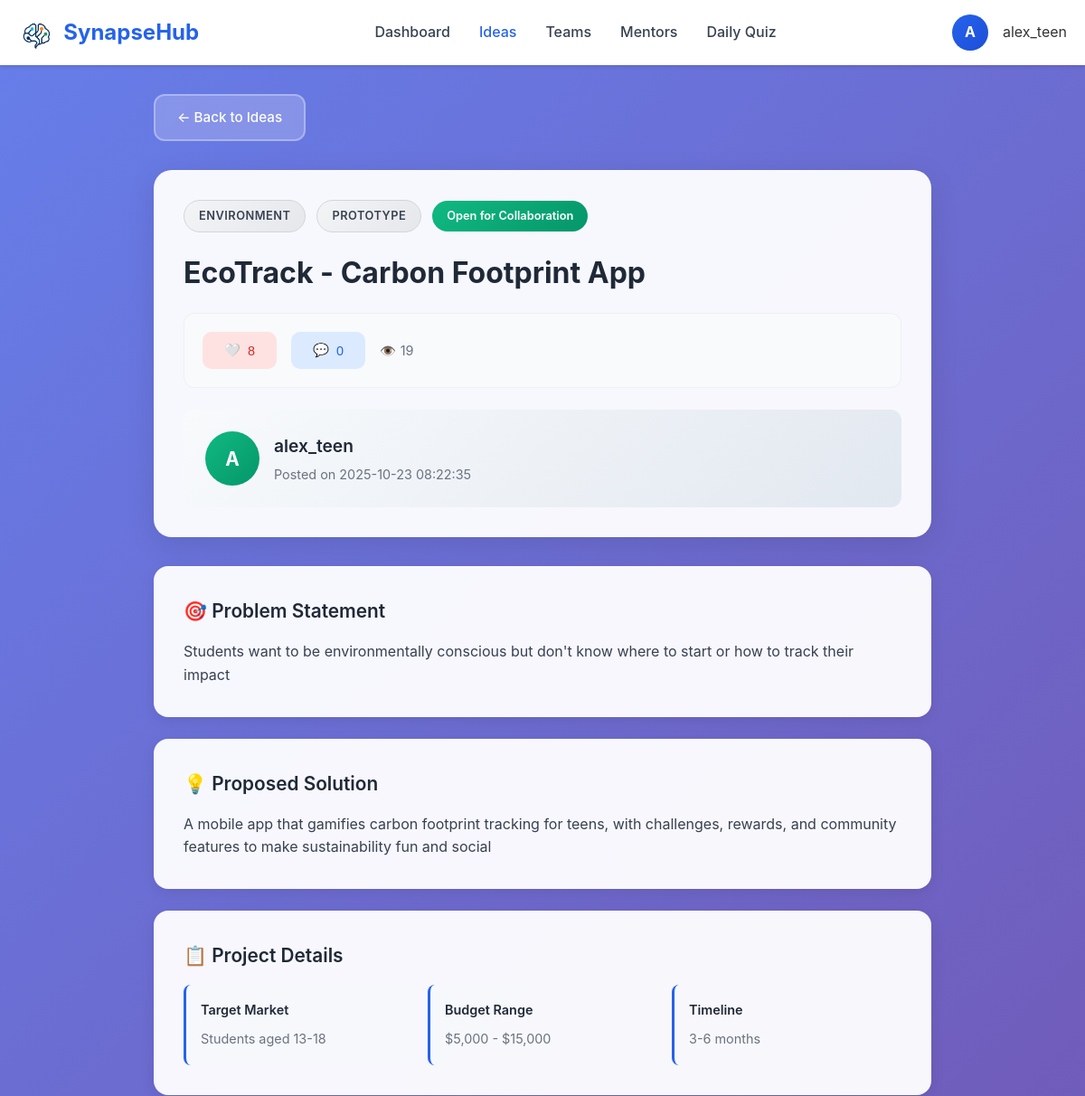
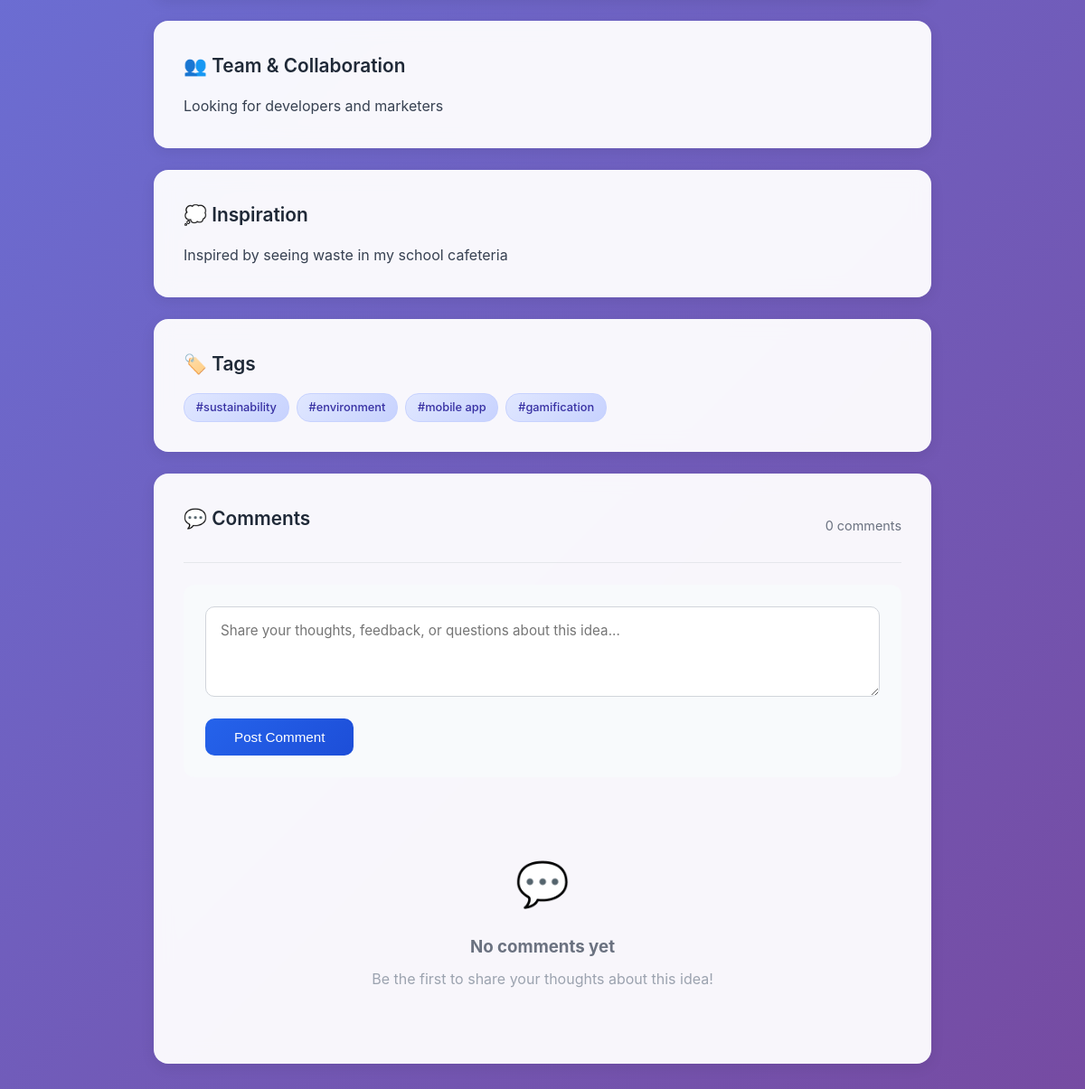
Page /idea/1 (signed in) on the committed database (2 pictures, top to bottom).
### tables this page shows
CREATE TABLE ideas (
        id INTEGER PRIMARY KEY AUTOINCREMENT,
        user_id INTEGER,
        title TEXT NOT NULL,
        problem_statement TEXT NOT NULL,
        solution_description TEXT NOT NULL,
        category TEXT,
        status TEXT DEFAULT 'active',
        created_date TIMESTAMP DEFAULT CURRENT_TIMESTAMP,
        updated_date TIMESTAMP DEFAULT CURRENT_TIMESTAMP,
        view_count INTEGER DEFAULT 0,
        like_count INTEGER DEFAULT 0,
        development_stage TEXT DEFAULT "Idea",
        target_market TEXT DEFAULT "",
        budget_range TEXT DEFAULT "",
        timeline TEXT DEFAULT "",
        tags TEXT DEFAULT "",
        team_needs TEXT DEFAULT "",
        inspiration TEXT DEFAULT "",
        open_collaboration INTEGER DEFAULT 0,
        comment_count INTEGER DEFAULT 0,
        FOREIGN KEY (user_id) REFERENCES users (id)
    );

### routes/main.py (the view)
@main_bp.route('/idea/<int:idea_id>')
@login_required
def idea_detail(idea_id):
    try:
        idea_data = execute_single('''
            SELECT
                i.id,
                COALESCE(i.title, '') as title,
                COALESCE(i.problem_statement, '') as problem_statement,
                COALESCE(i.solution_description, '') as solution_description,
                COALESCE(i.category, 'General') as category,
                COALESCE(i.created_date, '') as created_date,
                COALESCE(i.view_count, 0) as view_count,
                COALESCE(i.like_count, 0) as like_count,
                COALESCE(u.username, 'Unknown') as username,
                COALESCE(i.development_stage, 'Idea') as development_stage,
                COALESCE(i.target_market, '') as target_market,
                COALESCE(i.budget_range, '') as budget_range,
                COALESCE(i.timeline, '') as timeline,
                COALESCE(i.tags, '') as tags,
                COALESCE(i.comment_count, 0) as comment_count,
                COALESCE(i.team_needs, '') as team_needs,
                COALESCE(i.inspiration, '') as inspiration,
                COALESCE(i.open_collaboration, 0) as open_collaboration
            FROM ideas i
            LEFT JOIN users u ON i.user_id = u.id
            WHERE i.id = ? AND COALESCE(i.status, 'active') = 'active'
        ''', (idea_id,))
        if not idea_data:
            abort(404)
        idea = {
            'id': idea_data[0],
            'title': idea_data[1],
            'problem_statement': idea_data[2],
            'solution_description': idea_data[3],
            'category': idea_data[4],
            'created_date': idea_data[5],
            'view_count': idea_data[6],
            'like_count': idea_data[7],
            'username': idea_data[8],
            'development_stage': idea_data[9],
            'target_market': idea_data[10],
            'budget_range': idea_data[11],
            'timeline': idea_data[12],
            'tags': idea_data[13],
            'comment_count': idea_data[14],
            'team_needs': idea_data[15],
            'inspiration': idea_data[16],
            'open_collaboration': idea_data[17]
        }
        comments_data = execute_query('''
            SELECT
                c.comment_text,
                c.created_date,
                u.username
            FROM comments c
            JOIN users u ON c.user_id = u.id
            WHERE c.idea_id = ?
            ORDER BY c.created_date DESC
        ''', (idea_id,))
        comments = []
        for comment_row in comments_data:
            comments.append({
                'comment_text': comment_row[0],
                'created_date': comment_row[1],
                'username': comment_row[2]
            })
        return render_template('idea_detail.html', idea=idea, comments=comments)
    except Exception as e:
        print(f"Error loading idea detail: {e}")
        import traceback
        traceback.print_exc()
        flash('Error loading idea details. Please try again.', 'error')
        return redirect(url_for('main.ideas'))

### database.py (called while the page is built)
def get_db_connection():
    from config import Config
    conn = sqlite3.connect(Config.DATABASE_NAME)
    conn.row_factory = sqlite3.Row
    return conn

def execute_query(query, params=None):
    conn = get_db_connection()
    try:
        if params:
            result = conn.execute(query, params)
        else:
            result = conn.execute(query)
        data = result.fetchall()
        conn.commit()
        return data
    except Exception as e:
        conn.rollback()
        raise e
    finally:
        conn.close()

def execute_single(query, params=None):
    conn = get_db_connection()
    try:
        if params:
            result = conn.execute(query, params)
        else:
            result = conn.execute(query)
        data = result.fetchone()
        conn.commit()
        return data
    except Exception as e:
        conn.rollback()
        raise e
    finally:
        conn.close()

### routes/auth.py (called while the page is built)
def login_required(f):
    from functools import wraps
    @wraps(f)
    def decorated_function(*args, **kwargs):
        if 'user_id' not in session:
            flash('Please log in to access this page')
            return redirect(url_for('auth.landing'))
        return f(*args, **kwargs)
    return decorated_function

### templates/idea_detail.html (shortened to what this page needs)
<!DOCTYPE html>
<html lang="en">
<head>
    <link rel="stylesheet" href="/static/css/ideas.css">
    <link rel="stylesheet" href="/static/css/idea_detail.css">
</head>
<body>
    <nav class="navbar">
        <div class="nav-container">
            <a href="/dashboard" class="logo" style="display: flex; align-items: center; text-decoration: none;">
                <img src="/static/images/synapsehub_logo.png" alt="SynapseHub Logo" style="height: 40px; margin-right: 10px;">
                 SynapseHub
            </a>
            <ul class="nav-menu">
                <li><a href="/dashboard">Dashboard</a></li>
                <li><a href="/ideas" class="active">Ideas</a></li>
                <li><a href="/teams">Teams</a></li>
                <li><a href="/mentors">Mentors</a></li>
                <li><a href="/quiz">Daily Quiz</a></li>
            </ul>
            <div class="dropdown user-profile">
                <div class="profile-avatar">{{ session.username[0].upper() if session.username else 'U' }}</div>
                <span>{{ session.username if session.username else 'User' }}</span>
            </div>
        </div>
    </nav>
    <div class="detail-container">
        <a href="/ideas" class="back-btn">← Back to Ideas</a>
        <div class="detail-header">
            <div class="detail-badges">
                <div class="idea-category">{{ idea.category if idea.category else 'General' }}</div>
                <div class="idea-stage">{{ idea.development_stage if idea.development_stage else 'Idea' }}</div>
                {% if idea.open_collaboration == 1 %}
                <div style="background: linear-gradient(135deg, #10b981, #059669); color: white; padding: 0.4rem 1rem; border-radius: 20px; font-size: 0.8rem; font-weight: 600;">
                    Open for Collaboration
                </div>
                {% endif %}
            </div>
            <h1 class="detail-title">{{ idea.title }}</h1>
            <div class="detail-engagement">
                <button class="engagement-btn like-btn" id="like-btn" onclick="toggleLike()">
                    <span id="heart-icon">🤍</span>
                    <span id="like-count">{{ idea.like_count if idea.like_count else 0 }}</span>
                </button>
                <button class="engagement-btn comment-btn" onclick="scrollToComments()">
                    💬 <span id="comment-count">{{ comments|length }}</span>
                </button>
                <div class="stat-display">
                    👁️ <span id="view-count">{{ idea.view_count if idea.view_count else 0 }}</span>
                </div>
            </div>
            <div class="author-section">
                <div class="author-avatar-large">{{ idea.username[0].upper() if idea.username else 'U' }}</div>
                <div class="author-details">
                    <h3>{{ idea.username if idea.username else 'Unknown' }}</h3>
                    <p>Posted on {{ idea.created_date if idea.created_date else 'Unknown date' }}</p>
                </div>
            </div>
        </div>
        <div class="detail-section">
            <h2 class="section-title">🎯 Problem Statement</h2>
            <div class="section-content">{{ idea.problem_statement if idea.problem_statement else 'No problem statement provided.' }}</div>
        </div>
        <div class="detail-section">
            <h2 class="section-title">💡 Proposed Solution</h2>
            <div class="section-content">{{ idea.solution_description if idea.solution_description else 'No solution description provided.' }}</div>
        </div>
        {% if idea.target_market or idea.budget_range or idea.timeline %}
        <div class="detail-section">
            <h2 class="section-title">📋 Project Details</h2>
            <div class="detail-grid">
                {% if idea.target_market %}
                <div class="detail-item">
                    <strong>Target Market</strong>
                    <span>{{ idea.target_market }}</span>
                </div>
                {% endif %}
                {% if idea.budget_range %}
                <div class="detail-item">
                    <strong>Budget Range</strong>
                    <span>{{ idea.budget_range }}</span>
                </div>
                {% endif %}
                {% if idea.timeline %}
                <div class="detail-item">
                    <strong>Timeline</strong>
                    <span>{{ idea.timeline }}</span>
                </div>
                {% endif %}
            </div>
        </div>
        {% endif %}
        {% if idea.team_needs %}
        <div class="detail-section">
            <h2 class="section-title">👥 Team & Collaboration</h2>
            <div class="section-content">{{ idea.team_needs }}</div>
        </div>
        {% endif %}
        {% if idea.inspiration %}
        <div class="detail-section">
            <h2 class="section-title">💭 Inspiration</h2>
            <div class="section-content">{{ idea.inspiration }}</div>
        </div>
        {% endif %}
        {% if idea.tags %}
        <div class="detail-section">
            <h2 class="section-title">🏷️ Tags</h2>
            <div class="tags-container">
                {% for tag in idea.tags.split(',') %}
                <span class="idea-tag">#{{ tag.strip() }}</span>
                {% endfor %}
            </div>
        </div>
        {% endif %}
        <div class="comments-section" id="comments-section">
            <div class="comments-header">
                <h2 class="section-title">💬 Comments</h2>
                <span style="color: #6b7280; font-size: 0.9rem;">{{ comments|length }} comment{{ 's' if comments|length != 1 else '' }}</span>
            </div>
            <div class="comment-form">
                <textarea class="comment-input" id="comment-text" placeholder="Share your thoughts, feedback, or questions about this idea..."></textarea>
                <button class="comment-submit" onclick="submitComment()">Post Comment</button>
            </div>
            <div class="comments-list" id="comments-list">
                {% if comments %}
                    {% for comment in comments %}
                    <div class="comment">
                        <div class="comment-header">
                            <div class="comment-avatar">{{ comment.username[0].upper() if comment.username else 'U' }}</div>
                            <div class="comment-meta">
                                <div class="comment-author">{{ comment.username if comment.username else 'Anonymous' }}</div>
                                <div class="comment-date">{{ comment.created_date if comment.created_date else 'Unknown date' }}</div>
                            </div>
                        </div>
                        <div class="comment-text">{{ comment.comment_text if comment.comment_text else '' }}</div>
                    </div>
                    {% endfor %}
                {% else %}
                <div class="empty-comments">
                    <div class="empty-comments-icon">💬</div>
                    <h3>No comments yet</h3>
                    <p>Be the first to share your thoughts about this idea!</p>
                </div>
                {% endif %}
            </div>
        </div>
    </div>
</body>
</html>

### static/css/ideas.css (style rules this page uses)
* { margin: 0; padding: 0; box-sizing: border-box; }
body { font-family: 'Segoe UI', Tahoma, Geneva, Verdana, sans-serif; background: linear-gradient(135deg, #667eea 0%, #764ba2 100%); min-height: 100vh; color: #333; line-height: 1.6; }
.navbar { background: rgba(255, 255, 255, 0.95); backdrop-filter: blur(10px); padding: 1rem 0; box-shadow: 0 2px 20px rgba(0, 0, 0, 0.1); position: sticky; top: 0; z-index: 100; }
.nav-container { max-width: 1200px; margin: 0 auto; padding: 0 20px; display: flex; justify-content: space-between; align-items: center; }
.logo { font-size: 1.5rem; font-weight: bold; color: #2563eb; text-decoration: none; }
.nav-menu { display: flex; list-style: none; gap: 2rem; }
.nav-menu a { color: #374151; text-decoration: none; font-weight: 500; transition: color 0.3s ease; }
.nav-menu a:hover, .nav-menu a.active { color: #2563eb; }
.user-profile { display: flex; align-items: center; gap: 1rem; }
.profile-avatar { width: 40px; height: 40px; background: linear-gradient(135deg, #2563eb, #1d4ed8); border-radius: 50%; display: flex; align-items: center; justify-content: center; color: white; font-weight: bold; }
.dropdown { position: relative; }
.idea-category { background: linear-gradient(135deg, #ddd6fe, #c4b5fd); color: #5b21b6; padding: 0.3rem 0.8rem; border-radius: 20px; font-size: 0.75rem; font-weight: 600; text-transform: uppercase; letter-spacing: 0.5px; }
.idea-stage { background: linear-gradient(135deg, #fef3c7, #fde68a); color: #92400e; padding: 0.3rem 0.8rem; border-radius: 20px; font-size: 0.75rem; font-weight: 600; text-transform: uppercase; letter-spacing: 0.5px; }
.idea-tag { background: #f3f4f6; color: #4b5563; padding: 0.2rem 0.5rem; border-radius: 12px; font-size: 0.75rem; font-weight: 500; }
.engagement-btn { padding: 0.75rem 1.5rem; border: none; border-radius: 10px; cursor: pointer; font-weight: 500; transition: all 0.3s ease; display: flex; align-items: center; gap: 0.5rem; }
.like-btn { background: #fee2e2; color: #dc2626; }
.comment-btn { background: #dbeafe; color: #2563eb; }
.comments-section { border-top: 1px solid #e5e7eb; padding-top: 1.5rem; }
.comments-header { display: flex; justify-content: space-between; align-items: center; margin-bottom: 1rem; }
.comment-form { background: #f8fafc; padding: 1rem; border-radius: 12px; margin-bottom: 1.5rem; }
.comment-input { width: 100%; padding: 0.75rem; border: 1px solid #d1d5db; border-radius: 8px; resize: vertical; min-height: 80px; font-family: inherit; font-size: 0.9rem; margin-bottom: 0.5rem; }
.comment-submit { background: #2563eb; color: white; padding: 0.5rem 1rem; border: none; border-radius: 6px; cursor: pointer; font-size: 0.9rem; font-weight: 500; }
.comments-list { display: flex; flex-direction: column; gap: 1rem; }

### rows in the picture
ideas: category "ENVIRONMENT", development_stage "PROTOTYPE", title "EcoTrack - Carbon Footprint App", problem_statement "Students want to be environmentally conscious but don't know where to start or how to track their impact", solution_description "A mobile app that gamifies carbon footprint tracking for teens, with challenges, rewards, and community features to make sustainability fun and social", target_market "Students aged 13-18", timeline "3-6 months", team_needs "Looking for developers and marketers", inspiration "Inspired by seeing waste in my school cafeteria"

### other values in the picture
{{ session.username[0].upper() if session.username else 'U' }} "A"
{{ session.username if session.username else 'User' }} "alex_teen"
{{ idea.like_count if idea.like_count else 0 }} "8"
{{ comments|length }} "0"
{{ idea.view_count if idea.view_count else 0 }} "19"
{{ idea.username[0].upper() if idea.username else 'U' }} "A"
{{ idea.username if idea.username else 'Unknown' }} "alex_teen"
{{ idea.created_date if idea.created_date else 'Unknown date' }} "2025-10-23 08:22:35"
{{ idea.budget_range }} "$5,000 - $15,000"
{{ tag.strip() }} "sustainability" "environment" "mobile app" "gamification"
{{ 's' if comments|length != 1 else '' }} "s"
